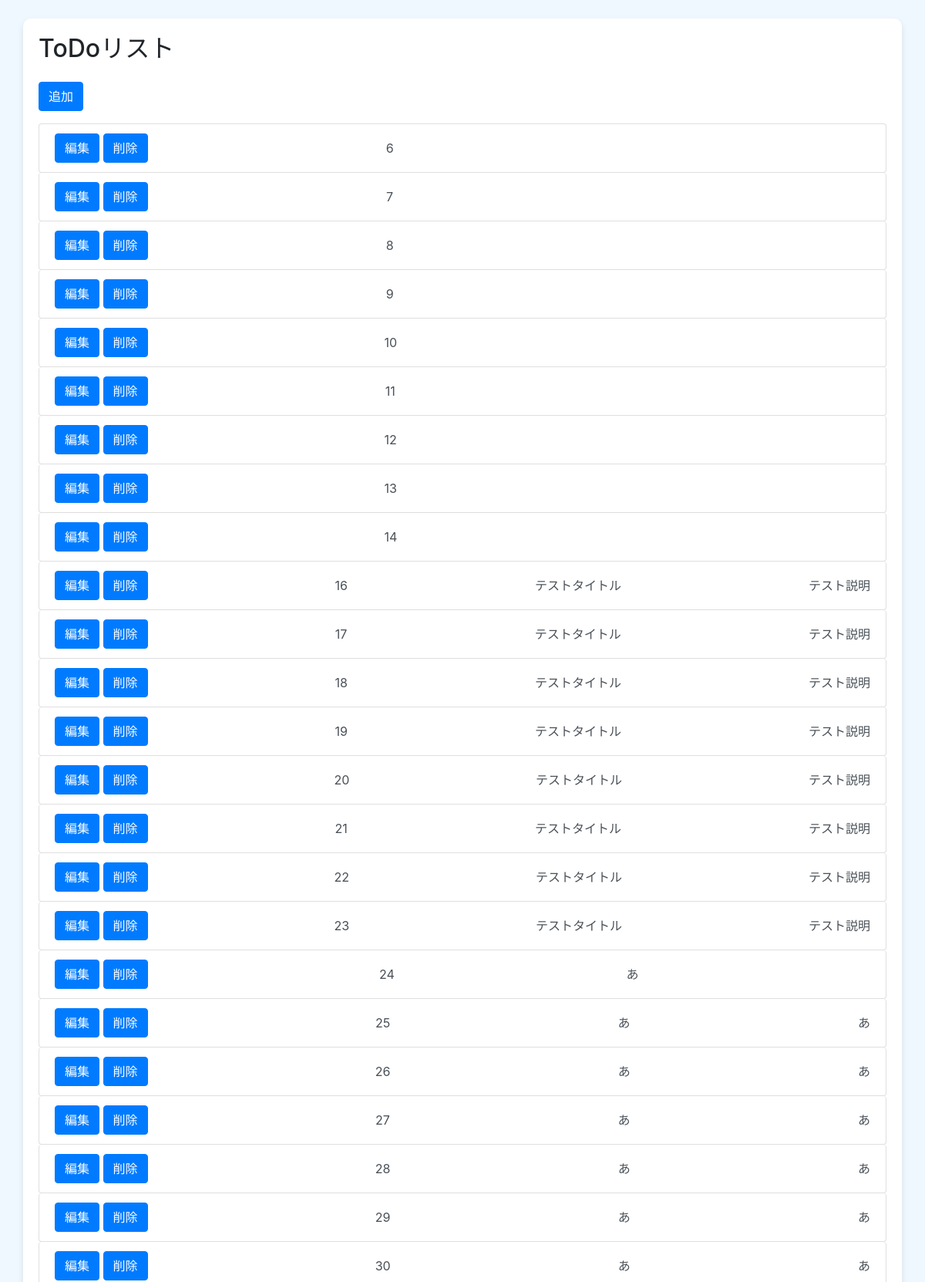
The page / (upper part) on the database its author committed.
### todo/models.py (models this page shows, shortened)
class ToDoItem(models.Model):
    title = models.CharField(max_length=200)
    description = models.TextField(blank=True, null=True)

### todo/views.py (the view)
# urls.py: path('', todo_list, name='home'),
def todo_list(request):
    todos = ToDoItem.objects.all() # todosという変数にToDoItem.objects.all()を格納している
    """ todo_item = ToDoItem.objects.get(id=65)
    print(todo_item.title)
    print(todo_item.description) """
    response = []
    for todo in todos.values():
        response.append(todo)
    return render(request, 'todo/todo_list.html', {'todos': response})

### templates/todo/todo_list.html (shortened to what this page needs)
<!DOCTYPE html>
<html lang="ja">
<head>
    <link rel="stylesheet" href="https://stackpath.bootstrapcdn.com/bootstrap/4.5.2/css/bootstrap.min.css">
</head>
<body>
    <div class="container mt-4">
        <h2 class="mb-4">ToDoリスト</h2>
        <a  class="btn btn-primary" href="{% url 'todo:add_todo' %}" role="button">追加</a>
        <ul class="list-group inputgroup mt-3">
            {% for todo in todos %}
            <li class="list-group-item input-group-text d-flex justify-content-between align-items-center">
                <div class = "btn-gloup">
                    <a class="btn btn-primary" href="{% url 'todo:edit_todo' todo.id %}"  role="button">編集</a>
                    <a  class="btn btn-primary" href="{% url 'todo:delete_todo' todo.id %}" role="button">削除</a>
                </div>
                    <div class = "box box-1 ">{{ todo.id }}</div>
                    <div class = "box box-2">{{ todo.title }}</div>
                    <div class = "box box-3">{{ todo.description }}</div>
            </li>
            {% endfor %}
        </ul>
    </div>
</body>
</html>

### templates/todo/todo_list.html (style rules this page uses)
body { background-color: #f0f8ff; }
.container { background-color: #ffffff; border-radius: 10px; box-shadow: 0 4px 8px rgba(0, 0, 0, 0.1); padding: 20px; margin-top: 20px; }

### rows shown on the page
ToDoItem: id "6"
ToDoItem: id "7"
ToDoItem: id "8"
ToDoItem: id "9"
ToDoItem: id "10"
ToDoItem: id "11"
ToDoItem: id "12"
ToDoItem: id "13"
ToDoItem: id "14"
ToDoItem: id "16", title "テストタイトル", description "テスト説明"
ToDoItem: id "17", title "テストタイトル", description "テスト説明"
ToDoItem: id "18", title "テストタイトル", description "テスト説明"
ToDoItem: id "19", title "テストタイトル", description "テスト説明"
ToDoItem: id "20", title "テストタイトル", description "テスト説明"
ToDoItem: id "21", title "テストタイトル", description "テスト説明"
ToDoItem: id "22", title "テストタイトル", description "テスト説明"
ToDoItem: id "23", title "テストタイトル", description "テスト説明"
ToDoItem: id "24", title "あ"
ToDoItem: id "25", title "あ", description "あ"
ToDoItem: id "26", title "あ", description "あ"
ToDoItem: id "27", title "あ", description "あ"
ToDoItem: id "28", title "あ", description "あ"
ToDoItem: id "29", title "あ", description "あ"
ToDoItem: id "30", title "あ", description "あ"
